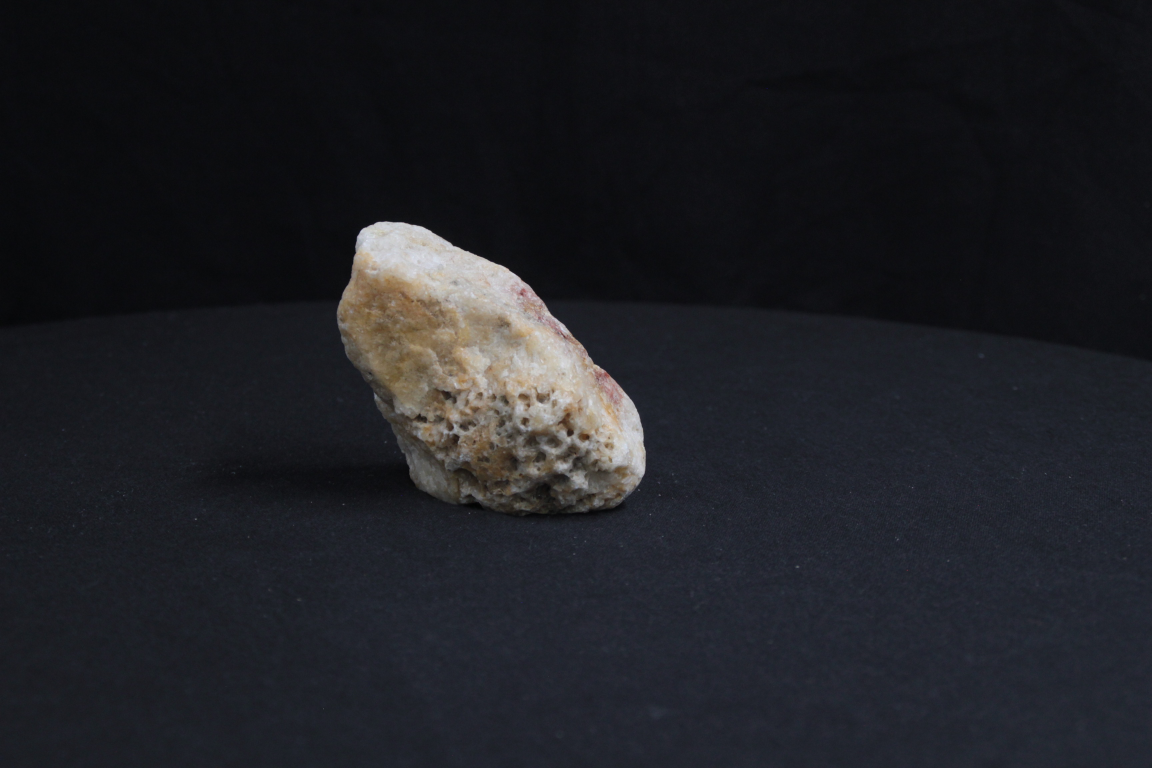
//> input picture 12_01_VedioCapture/01.jpg, 3456 x 2304 px (shown at 1/3 size)
$ ./16_02_Main   (built with g++ and OpenCV 4, older OpenCV classes emulated)
//> lines starting //> are read from the running program, lines starting //| are printed output that depends on the picture
#include "highgui/highgui.hpp"
#include "opencv2/nonfree/nonfree.hpp"
#include "opencv2/legacy/legacy.hpp"
#include <iostream>

using namespace cv;
using namespace std;


int main() {

	Mat image01 = imread("../01.jpg", 1);
//> image01 is the input picture: 2304 rows x 3456 cols, CV_8UC3; mean B, G, R 36.8, 32.1, 31.2
	Mat image02 = imread("../02.jpg", 1);
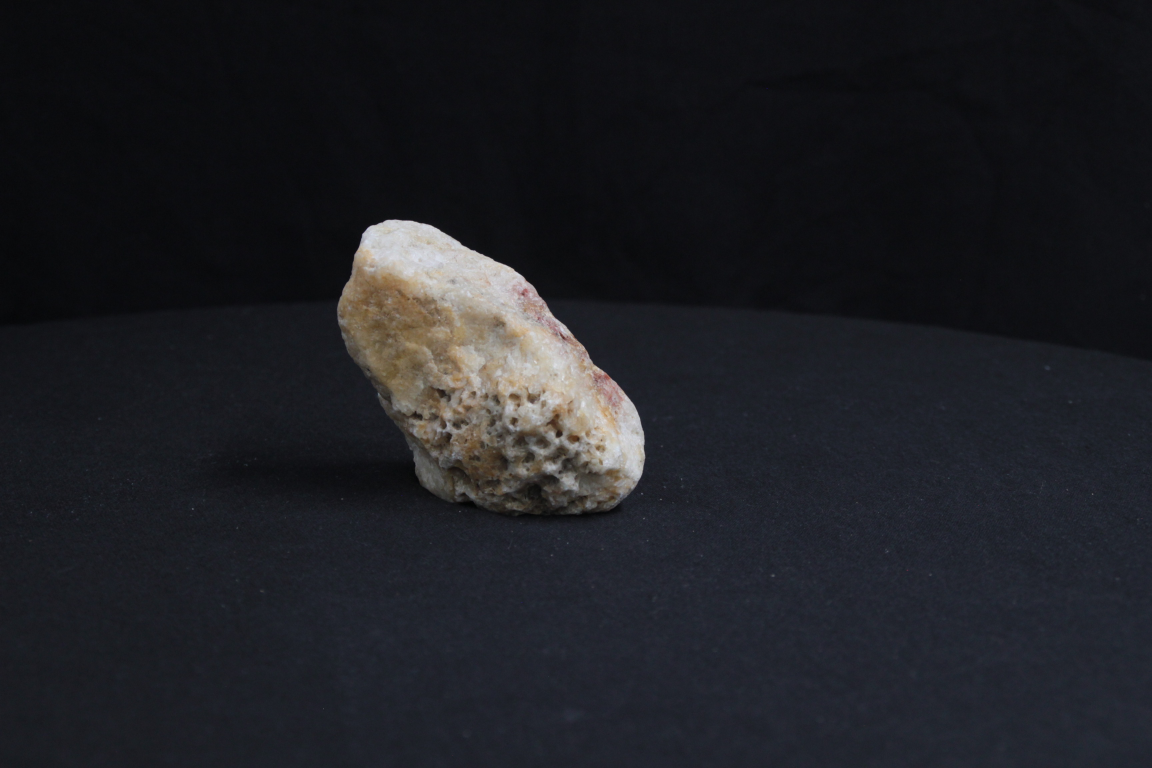
//> input picture 12_01_VedioCapture/02.jpg, 3456 x 2304 px (shown at 1/3 size)
//> image02 is the input picture: 2304 rows x 3456 cols, CV_8UC3; mean B, G, R 36.2, 31.7, 30.8

	flip(image01, image01, 0);
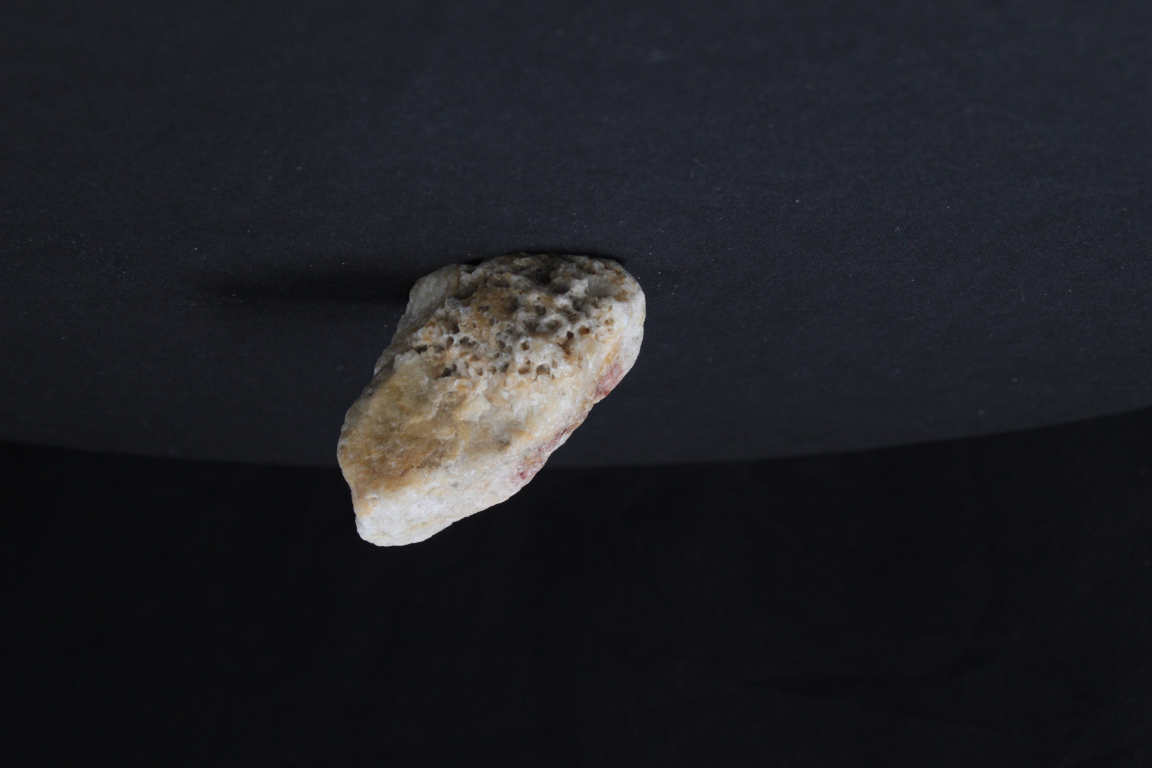
//> image01: 2304 rows x 3456 cols, CV_8UC3 (shown at 1/3 size); mean B, G, R 36.8, 32.1, 31.2
	flip(image02, image02, 0);

	imshow("p2", image01);
	imshow("p1", image02);

	//灰度图转换
	Mat image1, image2;
	cvtColor(image01, image1, CV_RGB2GRAY);
	cvtColor(image02, image2, CV_RGB2GRAY);
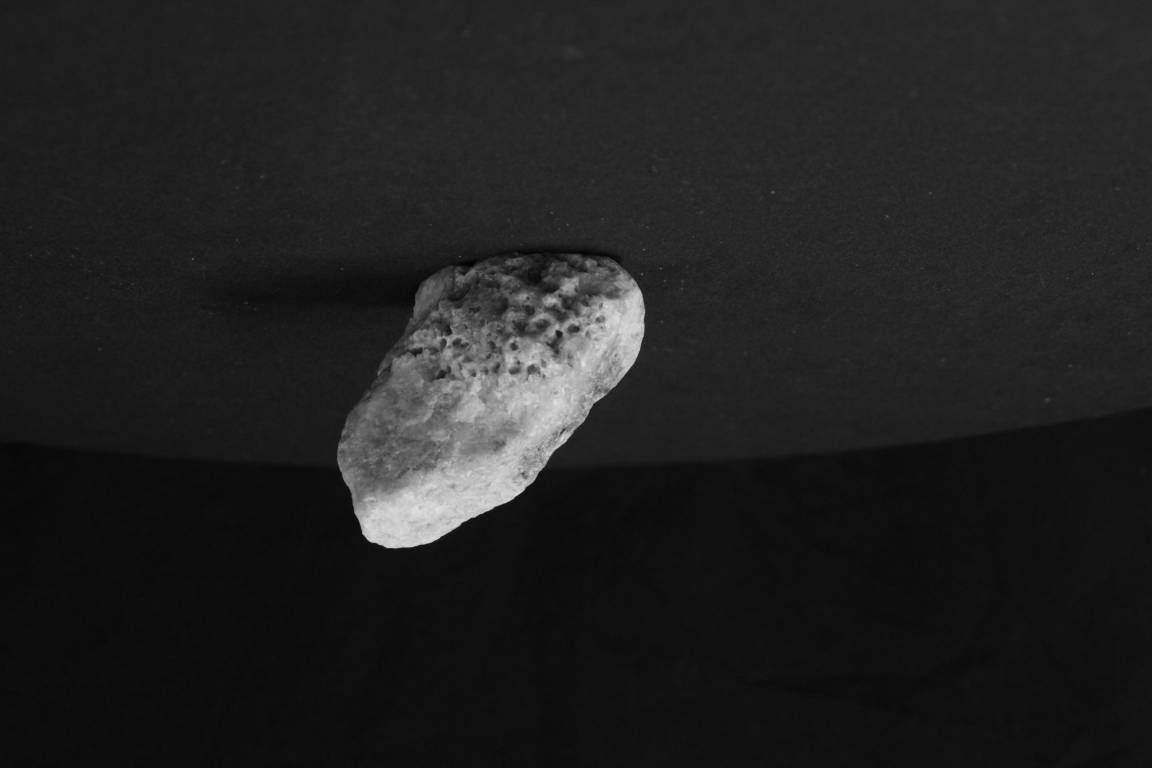
//> image2: 2304 rows x 3456 cols, CV_8UC1 (shown at 1/3 size); min 2, max 233, mean 32.8


	//提取特征点
	SiftFeatureDetector siftDetector(800);  // 海塞矩阵阈值，在这里调整精度，值越大点越少，越精准
	vector<KeyPoint> keyPoint1, keyPoint2;
	siftDetector.detect(image1, keyPoint1);
//> keyPoint1 = 800 keypoints; strongest (x, y, size): (1186, 1554, 142.4), (1865, 989, 121.8), (1457, 1450, 127.2), (1755, 993, 18.6)
	siftDetector.detect(image2, keyPoint2);
//> keyPoint2 = 800 keypoints; strongest (x, y, size): (1212, 1550, 158.4), (1856, 980, 134.9), (1416, 1318, 442.3), (1677, 1001, 13.9)

	//特征点描述，为下边的特征点匹配做准备
	SiftDescriptorExtractor SiftDescriptor;
	Mat imageDesc1, imageDesc2;
	SiftDescriptor.compute(image1, keyPoint1, imageDesc1);
	SiftDescriptor.compute(image2, keyPoint2, imageDesc2);

	FlannBasedMatcher matcher;
	vector<vector<DMatch> > matchePoints;
	vector<DMatch> GoodMatchePoints;

	vector<Mat> train_desc(1, imageDesc1);
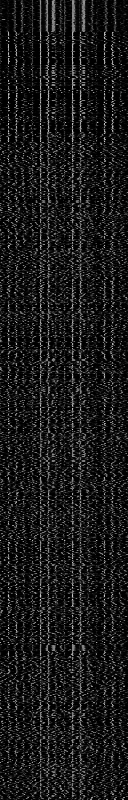
//> train_desc[0]: 800 rows x 128 cols, CV_32FC1; min 0, max 214, mean 25.7
	matcher.add(train_desc);
	matcher.train();

	matcher.knnMatch(imageDesc2, matchePoints, 2);
//> matchePoints = 800 matches
	cout << "total match points: " << matchePoints.size() << endl;
//| total match points: 800

	// Lowe's algorithm,获取优秀匹配点
	for (int i = 0; i < matchePoints.size(); i++) {
		if (matchePoints[i][0].distance < 0.6 * matchePoints[i][1].distance) {
			GoodMatchePoints.push_back(matchePoints[i][0]);
		}
	}
//> after the loop, GoodMatchePoints = 401 matches

	Mat first_match;
	drawMatches(image02, keyPoint2, image01, keyPoint1, GoodMatchePoints, first_match);
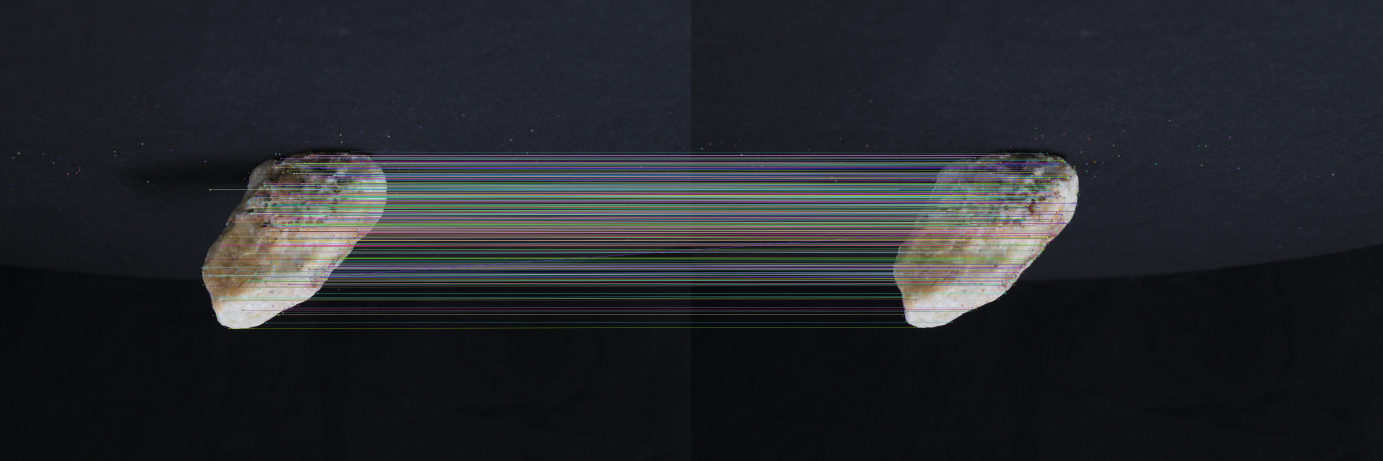
//> first_match: 2304 rows x 6912 cols, CV_8UC3 (shown at 1/5 size); mean B, G, R 43.2, 38.8, 37.1
	imshow("first_match ", first_match);
	imwrite("first_match.jpg", first_match);
	waitKey();
	return 0;
}
